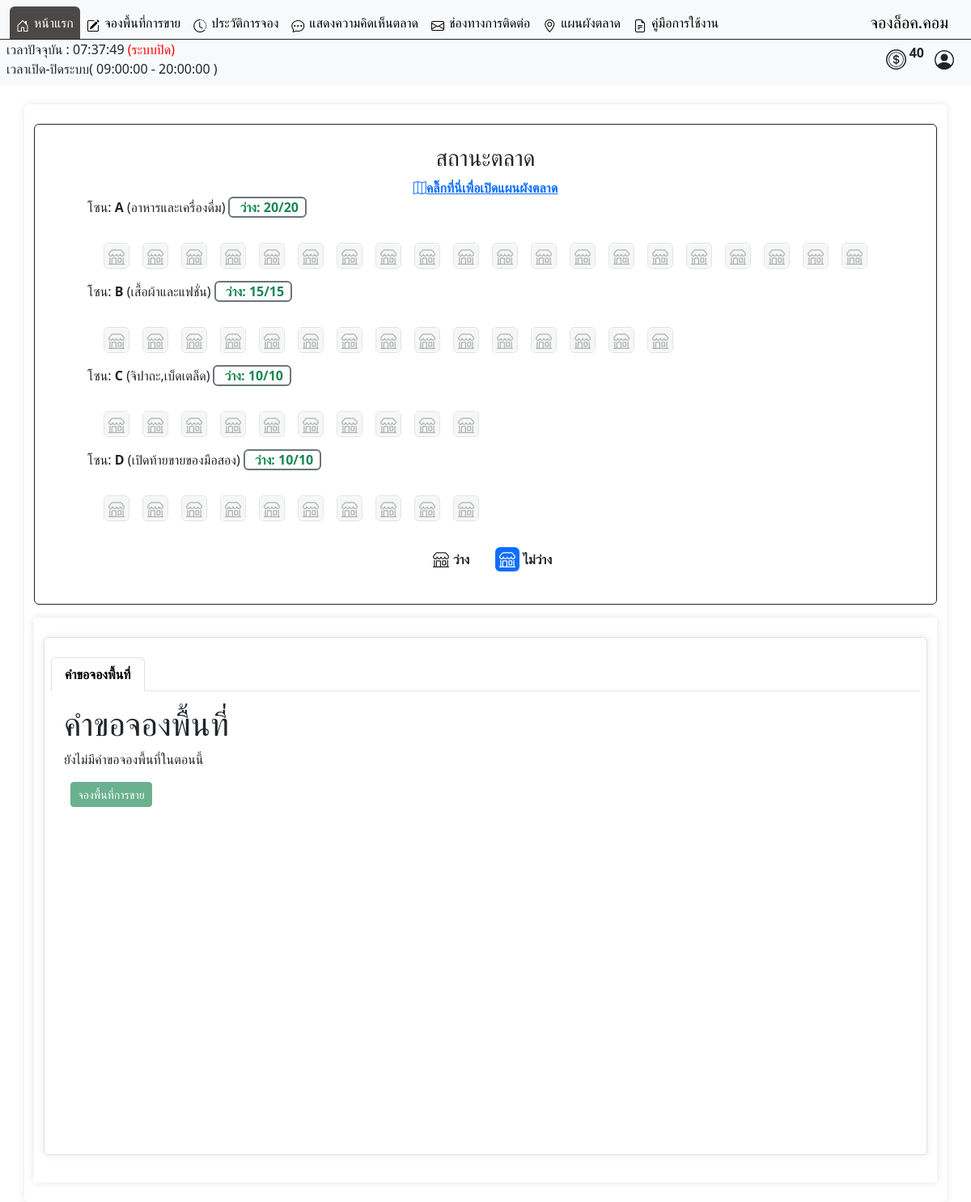
The app's page /user/index.php (signed in), older data.
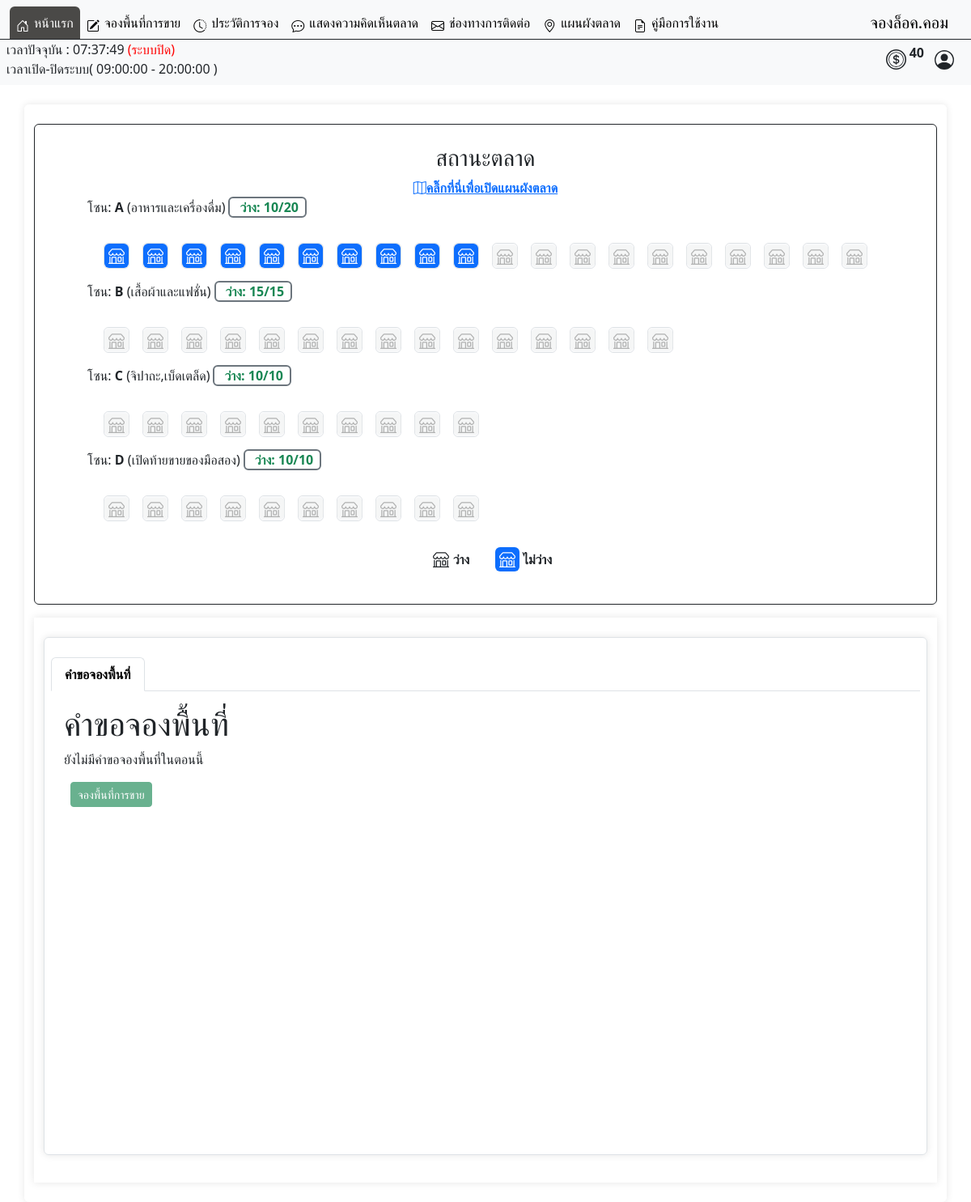
The same page, newer data.
### tables this page shows
CREATE TABLE `operating_hours` (
  `id` int(11) NOT NULL,
  `opening_time` time NOT NULL,
  `closing_time` time NOT NULL
);

CREATE TABLE `zone_detail` (
  `zone_id` int(3) UNSIGNED ZEROFILL NOT NULL COMMENT 'รหัสโซน',
  `zone_name` varchar(50) NOT NULL COMMENT 'ชื่อโซน',
  `zone_detail` varchar(45) NOT NULL,
  `pricePerDate` float DEFAULT NULL COMMENT 'ราคาต่อวัน',
  `pricePerMonth` float DEFAULT NULL COMMENT 'ราคาต่อเดือน'
);

CREATE TABLE `locks` (
  `id_locks` int(11) NOT NULL COMMENT 'ไอดีล็อค',
  `lock_name` varchar(10) NOT NULL COMMENT 'ชื่อเลขล็อต',
  `zone_id` int(3) UNSIGNED ZEROFILL DEFAULT NULL COMMENT 'รหัสประเภทโซน',
  `booking_id` int(10) UNSIGNED ZEROFILL DEFAULT NULL COMMENT 'รหัสการจอง',
  `available` int(3) DEFAULT NULL COMMENT 'สถานะ ว่าง หรือ จองแล้ว '
);

### user/index.php (the view, shortened to what the rows shown need)
<?php
require("../condb.php");
?>
<!DOCTYPE html>
<html lang="en">
<head>
    <link href="https://cdn.jsdelivr.net/npm/bootstrap@5.3.3/dist/css/bootstrap.min.css" rel="stylesheet">
    <link rel="stylesheet" href="https://cdn.jsdelivr.net/npm/sweetalert2@11/dist/sweetalert2.min.css">
    <link rel="stylesheet" href="../asset/css/font.css">
</head>
<body>
    <?php
    include('./user_nav.php');
    ?>
    <div class="row ">
        <div class="col">
            <div class="container mt-4 bgcolor py-4 rounded">
                <div class="container-fluid ">
                    <div class="row d-flex justify-content-center align-item-center">
                        <div class="d-flex flex-column border border-dark rounded p-4 mb-3">
                            <div class="col-12 d-flex flex-wrap justify-content-center align-item-center">
                                <?php
                                $sql = "SELECT * FROM zone_detail ORDER BY zone_name";
                                if ($result = $conn->query($sql)) {
                                    if ($result->num_rows > 0) {
                                        while ($row = $result->fetch_assoc()) {
                                            $zone_id = $row["zone_id"];
                                            $sql_count = "SELECT COUNT(id_locks) AS total_locks,
                                                                SUM(CASE WHEN available = 0 THEN 1 ELSE 0 END) AS available_locks
                                                         FROM locks
                                                         WHERE zone_id = $zone_id";
                                            $result_count = $conn->query($sql_count);
                                            $count_data = $result_count->fetch_assoc();
                                            $total_locks = $count_data['total_locks'];
                                            $available_locks = $count_data['available_locks'];
                                            $percentage_available = ($total_locks > 0) ? ($available_locks / $total_locks) * 100 : 0;
                                            $color = '';
                                            if ($percentage_available > 30) {
                                                $color = '<strong class="text-success border border-secondary border-2 px-2 mx-1 rounded">
                                                            ว่าง: ' . $available_locks . '/' . $total_locks . '
                                                        </strong>';
                                            } else if ($percentage_available <= 30) {
                                                $color = '<strong class="text-danger border border-secondary border-2 px-2 mx-1 rounded">
                                                            ว่าง: ' . $available_locks . '/' . $total_locks . '
                                                        </strong>';
                                            }
                                            echo '
                                                    <div class="">
                                                    <div class="row ">
                                                            <div class="col">
                                                                <div class="d-flex justify-content-start">
                                                                        <div class="">
                                                                        <p class="zone_detail"
                                                                            data-bs-toggle="tooltip"
                                                                            data-bs-placement="right"
                                                                            title="รายวัน ' . $row["pricePerDate"] . '฿<br>รายเดือน ' . $row["pricePerMonth"] . '฿">
                                                                            โซน: <strong>' . $row["zone_name"] . '</strong> (' . $row["zone_detail"] . ')' . $color . '
                                                                        </p>
                                                                        </div>
                                                                </div>
                                                        </div>
                                                    </div>
                                                    ';
                                            $sql2 = "SELECT * FROM locks WHERE zone_id = " . $row["zone_id"];
                                            if ($result2 = $conn->query($sql2)) {
                                                if ($result2->num_rows > 0) {
                                                    echo '<div class="d-flex flex-wrap container-md">';
                                                    while ($row2 = $result2->fetch_assoc()) {
                                                        echo '<div class="mx-2">';
                                                        echo '<p>';
                                                        if ($row2["available"] == 0) {
                                                            echo '
                                                            <div class="border rounded" style="text-align: center;">
                                                                <div class="bg-light rounded d-flex justify-content-center align-items-center" style="width: 30px; height:30px;">
                                                                    <button class="reserveButton rounded border-0" type="button" data-bs-toggle="modal" data-bs-target="#step1Modal">
                                                                        <svg xmlns="http://www.w3.org/2000/svg" width="20" height="20" fill="currentColor" class="bi bi-shop" viewBox="0 0 16 16">
                                                                            <path d="M2.97 1.35A1 1 0 0 1 3.73 1h8.54a1 1 0 0 1 .76.35l2.609 3.044A1.5 1.5 0 0 1 16 5.37v.255a2.375 2.375 0 0 1-4.25 1.458A2.37 2.37 0 0 1 9.875 8 2.37 2.37 0 0 1 8 7.083 2.37 2.37 0 0 1 6.125 8a2.37 2.37 0 0 1-1.875-.917A2.375 2.375 0 0 1 0 5.625V5.37a1.5 1.5 0 0 1 .361-.976zm1.78 4.275a1.375 1.375 0 0 0 2.75 0 .5.5 0 0 1 1 0 1.375 1.375 0 0 0 2.75 0 .5.5 0 0 1 1 0 1.375 1.375 0 1 0 2.75 0V5.37a.5.5 0 0 0-.12-.325L12.27 2H3.73L1.12 5.045A.5.5 0 0 0 1 5.37v.255a1.375 1.375 0 0 0 2.75 0 .5.5 0 0 1 1 0M1.5 8.5A.5.5 0 0 1 2 9v6h1v-5a1 1 0 0 1 1-1h3a1 1 0 0 1 1 1v5h6V9a.5.5 0 0 1 1 0v6h.5a.5.5 0 0 1 0 1H.5a.5.5 0 0 1 0-1H1V9a.5.5 0 0 1 .5-.5M4 15h3v-5H4zm5-5a1 1 0 0 1 1-1h2a1 1 0 0 1 1 1v3a1 1 0 0 1-1 1h-2a1 1 0 0 1-1-1zm3 0h-2v3h2z" />
                                                                        </svg>
                                                                    </button>
                                                                </div>
                                                            </div>';
                                                        } else if ($row2["available"] == 1) {
                                                            echo '
                                                <div class="border rounded d-flex flex-column justify-content-center align-items-center" style="text-align: center;">
                                                        <div class="bg-primary rounded d-flex justify-content-center align-items-center" style="width: 30px; height:30px; color:white;" >
                                                            <svg xmlns="http://www.w3.org/2000/svg" width="20" height="20" fill="currentColor" class="bi bi-shop" viewBox="0 0 16 16">
                                                                <path d="M2.97 1.35A1 1 0 0 1 3.73 1h8.54a1 1 0 0 1 .76.35l2.609 3.044A1.5 1.5 0 0 1 16 5.37v.255a2.375 2.375 0 0 1-4.25 1.458A2.37 2.37 0 0 1 9.875 8 2.37 2.37 0 0 1 8 7.083 2.37 2.37 0 0 1 6.125 8a2.37 2.37 0 0 1-1.875-.917A2.375 2.375 0 0 1 0 5.625V5.37a1.5 1.5 0 0 1 .361-.976zm1.78 4.275a1.375 1.375 0 0 0 2.75 0 .5.5 0 0 1 1 0 1.375 1.375 0 0 0 2.75 0 .5.5 0 0 1 1 0 1.375 1.375 0 1 0 2.75 0V5.37a.5.5 0 0 0-.12-.325L12.27 2H3.73L1.12 5.045A.5.5 0 0 0 1 5.37v.255a1.375 1.375 0 0 0 2.75 0 .5.5 0 0 1 1 0M1.5 8.5A.5.5 0 0 1 2 9v6h1v-5a1 1 0 0 1 1-1h3a1 1 0 0 1 1 1v5h6V9a.5.5 0 0 1 1 0v6h.5a.5.5 0 0 1 0 1H.5a.5.5 0 0 1 0-1H1V9a.5.5 0 0 1 .5-.5M4 15h3v-5H4zm5-5a1 1 0 0 1 1-1h2a1 1 0 0 1 1 1v3a1 1 0 0 1-1 1h-2a1 1 0 0 1-1-1zm3 0h-2v3h2z" />
                                                            </svg>
                                                        </div>
                                                    </div>';
                                                        }
                                                        echo '</p>';
                                                        echo '</div>';
                                                    }
                                                    echo '</div>';
                                                } else {
                                                    echo "<p>ยังไม่มีการสร้างข้อมูลพื้นที่การขาย</p>";
                                                }
                                            } else {
                                                echo "<p>Error in nested query: " . $conn->error . "</p>";
                                            }
                                        }
                                    } else {
                                        echo "<p><strong>ยังไม่มีการสร้างข้อมูลพื้นที่การขาย</strong></p>";
                                    }
                                } else {
                                    echo "<p>Error in main query: " . $conn->error . "</p>";
                                }
                                ?>
                            </div>
                        </div>
                    </div>
                </div>
            </div>
        </div>
        <div class="col bgcolor">
            <div class="container my-4 px-2 border rounded overflow-auto bgcolor py-4" style="width: 100%; height: 40rem;">
                <div class="tab-content" id="myTabContent">
                    <div class="tab-pane fade show active mt-2 mx-2 p-2" id="categort">
                        <div>
                            <h1>คำขอจองพื้นที่</h1>
                        </div>
                    </div>
                </div>
            </div>
        </div>
    </div>
</body>
</html>

### user/user_nav.php (shortened to what the rows shown need)
<head>
    <link href="https://cdn.jsdelivr.net/npm/bootstrap@5.3.0-alpha3/dist/css/bootstrap.min.css" rel="stylesheet">
    <link href="https://cdn.jsdelivr.net/npm/bootstrap-icons/font/bootstrap-icons.css" rel="stylesheet">
</head>
<nav style="width: 100%;" class="navbar navbar-expand-lg navbar-light bg-light">
    <div style="width: 100%;" class=" d-flex flex-column ">
        <div class="col-12 d-flex justify-content-between px-2">
            <div>
                <?php
                require("../condb.php");
                $sql_time = "SELECT opening_time, closing_time FROM operating_hours LIMIT 1";
                $result = $conn->query($sql_time);
                $row_time = $result->fetch_assoc();
                $openingTime = $row_time['opening_time'];
                $closingTime = $row_time['closing_time'];
                ?>
                <span id="time"></span>
                <span id="status"></span>
                <div id="opening_time">เวลาเปิด-ปิดระบบ(
                    <?php echo $openingTime; ?> - <?php echo $closingTime; ?>
                    )
                </div>
            </div>
        </div>
    </div>
</nav>

Row changes from the older to the newer data that the page shows:
computed for zone_detail "อาหารและเครื่องดื่ม": available_locks "20" → "10"
changed locks (number 1 of 55 on the later page): available 0 → 1 (drawn)
changed locks (number 2 of 55 on the later page): available 0 → 1 (drawn)
changed locks (number 3 of 55 on the later page): available 0 → 1 (drawn)
changed locks (number 4 of 55 on the later page): available 0 → 1 (drawn)
changed locks (number 5 of 55 on the later page): available 0 → 1 (drawn)
changed locks (number 6 of 55 on the later page): available 0 → 1 (drawn)
changed locks (number 7 of 55 on the later page): available 0 → 1 (drawn)
changed locks (number 8 of 55 on the later page): available 0 → 1 (drawn)
changed locks (number 9 of 55 on the later page): available 0 → 1 (drawn)
changed locks (number 10 of 55 on the later page): available 0 → 1 (drawn)
